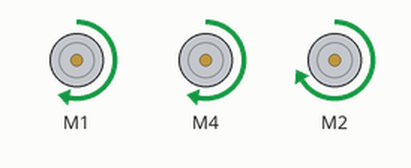
Simulated run of this sketch. Board: Arduino Uno, built with avr-gcc and run on an emulated ATmega328P. Shown: 3 × DC motor (green arrow = forward, orange = backward, longer = faster). What the sketch prints to the serial monitor is not drawn.

Above: at 0.1 s.
At 1.1 s:
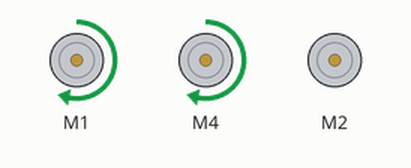
Timing chart, 0 to 2.6 s (numbered marks = the images above):
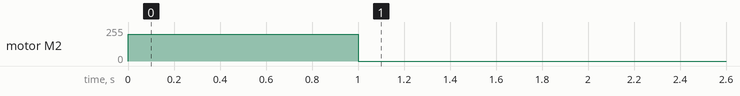

The sketch:

_3DCmotorar.ino
```cpp
  /*
This is a test sketch for the Adafruit assembled Motor Shield for Arduino v2
It won't work with v1.x motor shields! Only for the v2's with built in PWM
control

For use with the Adafruit Motor Shield v2
---->	http://www.adafruit.com/products/1438
*/

#include <Wire.h>
#include <Adafruit_MotorShield.h>
#include "utility/Adafruit_MS_PWMServoDriver.h"

// Create the motor shield object with the default I2C address
Adafruit_MotorShield AFMS = Adafruit_MotorShield();
// Or, create it with a different I2C address (say for stacking)
// Adafruit_MotorShield AFMS = Adafruit_MotorShield(0x61);

// Select which 'port' M1, M2, M3 or M4. In this case, M1
Adafruit_DCMotor *myMotor = AFMS.getMotor(1);
// You can also make another motor on port M2
Adafruit_DCMotor *myOtherMotor = AFMS.getMotor(2);
Adafruit_DCMotor *myMotor2 = AFMS.getMotor(4);


void setup() {
  Serial.begin(9600);           // set up Serial library at 9600 bps
  Serial.println("Adafruit Motorshield v2 - DC Motor test!");

  AFMS.begin();  // create with the default frequency 1.6KHz
  //AFMS.begin(1000);  // OR with a different frequency, say 1KHz

  // Set the speed to start, from 0 (off) to 255 (max speed)
  myMotor->setSpeed(150);
  myMotor->run(FORWARD);
  //myOtherMotor->setSpeed(50);
  //myOtherMotor->run(FORWARD);
    myMotor2->setSpeed(150);
  myMotor2->run(FORWARD);
  // turn on motor
  //myMotor->run(RELEASE);
  //myMotor2->run(RELEASE);
  //myOtherMotor->run(RELEASE);
    myOtherMotor->setSpeed(200);
  myOtherMotor->run(FORWARD);
  delay(1000);
  myOtherMotor->setSpeed(0);
  delay(5000);

}

void loop() {
  uint8_t i;
/*
  myOtherMotor->setSpeed(100);
  myOtherMotor->run(FORWARD);
  delay(1000);
  myOtherMotor->setSpeed(0);
  delay(5000);
  /*
  myOtherMotor->setSpeed(50);
  myOtherMotor->run(BACKWARD);
  delay(300);*/


  /*
  Serial.print("tick");

  myMotor->run(FORWARD);
  myMotor2->run(FORWARD);

  myOtherMotor->run(FORWARD);
  for (i=0; i<255; i++) {
    myMotor->setSpeed(i);
    myMotor2->setSpeed(i);
    delay(10);
  }
  for (i=255; i!=0; i--) {
    myMotor->setSpeed(i);
     myMotor->setSpeed(i);
    delay(10);
  }

  Serial.print("tock");

  myMotor->run(BACKWARD);
  myOtherMotor->run(BACKWARD);
  for (i=0; i<255; i++) {
    myMotor->setSpeed(i);
    myOtherMotor->setSpeed(i);
    delay(10);
  }
  for (i=255; i!=0; i--) {
    myMotor->setSpeed(i);
    myOtherMotor->setSpeed(i);
    delay(10);
  }

  Serial.print("tech");
  myMotor->run(RELEASE);
  myOtherMotor->run(RELEASE);
  delay(1000);
  */
}
```
